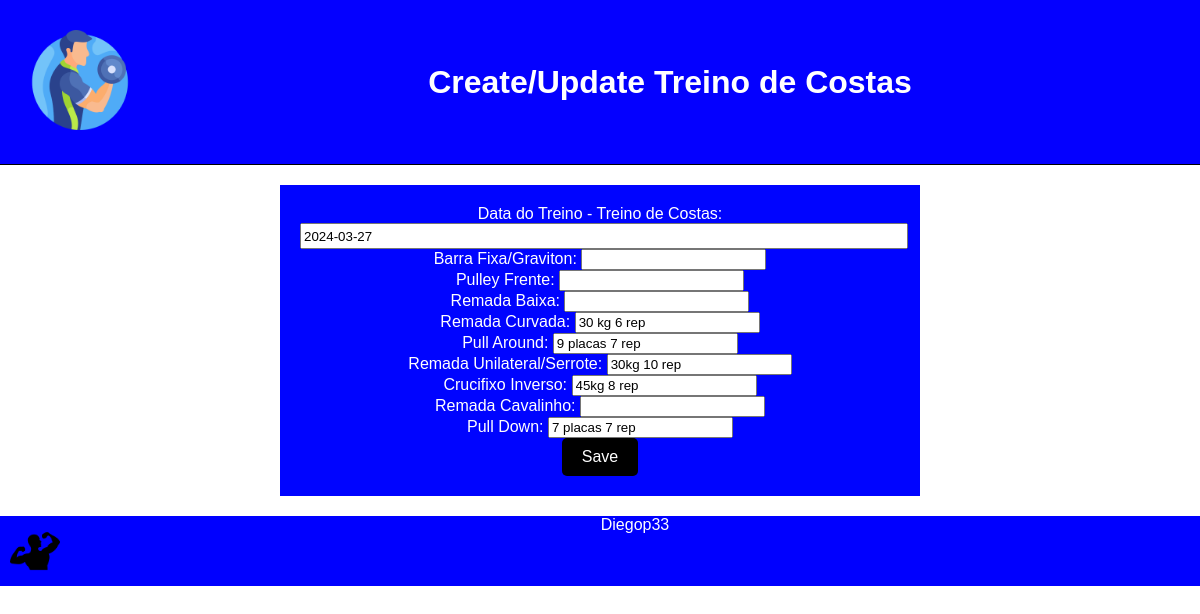
Screenshot of /costas/update/1/ with the database file from the repository.
### treino_academia/models.py (models this page shows, shortened)
class Costas(models.Model):
    data_treino = models.DateField()
    barra = models.CharField(max_length=100, blank=True)
    pulley_frontal = models.CharField(max_length=100, blank=True)
    remada_baixa = models.CharField(max_length=100, blank=True)
    remada_cur = models.CharField(max_length=100, blank=True)
    pull_aro = models.CharField(max_length=100, blank=True)
    remada_uni = models.CharField(max_length=100, blank=True)
    crucifixo_inv = models.CharField(max_length=100, blank=True)
    remada_cav = models.CharField(max_length=100, blank=True)
    pull_down = models.CharField(max_length=100, blank=True)
    class Meta:
        app_label = 'treino_academia'
        db_table = 'Treino_Costas'

### treino_academia/views.py (the view)
# urls.py: path('costas/update/<int:pk>/', views.costas_update, name='costas_update'),
def costas_update(request, pk):
    costas = get_object_or_404(Costas, pk=pk)
    form = CostasForm(request.POST or None, instance=costas)
    if form.is_valid():
        form.save()
        return redirect('costas_list')
    return render(request, 'costas_form.html', {'form': form})

### treino_academia/forms.py
class CostasForm(forms.ModelForm):
    class Meta:
        model = Costas
        fields = ('data_treino','barra','pulley_frontal','remada_baixa','remada_cur','pull_aro','remada_uni','crucifixo_inv','remada_cav','pull_down')

### treino_academia/templates/costas_form.html (shortened to what this page needs)
{% load static %}
<!DOCTYPE html>
<html lang="pt-br">
<head>
    <link rel="stylesheet" href="{% static 'css/style.css' %}">
</head>
<body>
  <header class="header">
    <div class="logo">
     <img src="{% static 'imagens/fitness.png' %}" alt="Logo">
    </div>
    <h1>Create/Update Treino de Costas</h1>
    </header>
<section>
  <form method="post">
    <div>
        <label for="id_costas">Data do Treino - Treino de Costas:</label>
        {{ form.data_treino }}
    </div>
    <div>
        <label for="id_costas">Barra Fixa/Graviton:</label>
        {{ form.barra }}
    </div>
    <div>
        <label for="id_costas">Pulley Frente:</label>
        {{ form.pulley_frontal }}
    </div>
    <div>
        <label for="id_costas">Remada Baixa:</label>
        {{ form.remada_baixa }}
    </div>
    <div>
        <label for="id_costas">Remada Curvada:</label>
        {{ form.remada_cur }}
    </div>
    <div>
        <label for="id_costas">Pull Around:</label>
        {{ form.pull_aro }}
    </div>
    <div>
      <label for="id_costas">Remada Unilateral/Serrote:</label>
      {{ form.remada_uni }}
    </div>
    <div>
      <label for="id_costas">Crucifixo Inverso:</label>
      {{ form.crucifixo_inv }}
    </div>
    <div>
      <label for="id_costas">Remada Cavalinho:</label>
      {{ form.remada_cav }}
    </div>
    <div>
      <label for="id_costas">Pull Down:</label>
      {{ form.pull_down }}
    </div>
    <button type="submit">Save</button>
</form>
</section>
<footer class="cabecalho">
  <a> <img src="{% static 'imagens/gym.png' %}" alt="Logo"> </a>
 <p>Diegop33</p>
</footer>
</body>
</html>

### treino_academia/templates/css/style.css (style rules this page uses)
body { font-family: Arial, sans-serif; background-color: white; margin: 0; padding: 0; }
.logo img { width: 100px; right: 50px; padding: 20px; border-radius: 20px; }
.logo img { width: 100px; right: 50px; padding: 20px; }
.header { display: flex; align-items: center; background-color: #0400ff; border-bottom: 1px solid #000; padding: 10px; }
.header h1 { flex: 1; text-align: center; color: white; }
.cabecalho { position:relative; bottom: 0; width: 100%; text-align: center; background-color: blue; height: 70px; text-align: center; }
.cabecalho img { float: left; padding: 10px; width: 50px; height: 50px; }
.cabecalho p { text-align:center; color: white; }
form { max-width: 600px; margin: 20px auto; padding: 20px; background-color: #0004ff; color: white; text-align: center; }
#id_data_treino, #id_agachamneto, #id_leg_press, #id_extensora, #id_rack, #id_bulgaro, #id_stiff, #id_cadeira, #id_mesa, #id_pantu { width: 100%; height: 20px; }
button { background-color: rgb(0, 0, 0); color: white; cursor: pointer; padding: 10px 20px; border: none; border-radius: 5px; font-size: 16px; }

### rows the page displays
Costas: data_treino "2024-03-27", remada_cur "30 kg 6 rep", pull_aro "9 placas 7 rep", remada_uni "30kg 10 rep", crucifixo_inv "45kg 8 rep", pull_down "7 placas 7 rep"
